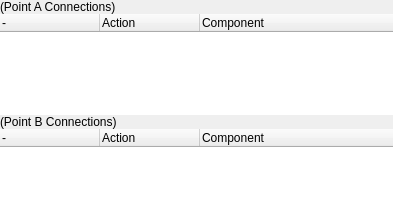
<?xml version="1.0" encoding="UTF-8"?>
<ui version="4.0">
 <class>Form</class>
 <widget class="QWidget" name="Form">
  <property name="geometry">
   <rect>
    <x>0</x>
    <y>0</y>
    <width>393</width>
    <height>210</height>
   </rect>
  </property>
  <property name="maximumSize">
   <size>
    <width>16777215</width>
    <height>300</height>
   </size>
  </property>
  <property name="windowTitle">
   <string>Form</string>
  </property>
  <layout class="QGridLayout" name="gridLayout">
   <property name="leftMargin">
    <number>0</number>
   </property>
   <property name="topMargin">
    <number>0</number>
   </property>
   <property name="rightMargin">
    <number>0</number>
   </property>
   <property name="bottomMargin">
    <number>0</number>
   </property>
   <property name="spacing">
    <number>0</number>
   </property>
   <item row="2" column="0">
    <widget class="QLabel" name="label">
     <property name="text">
      <string>(Point B Connections)</string>
     </property>
    </widget>
   </item>
   <item row="3" column="0">
    <widget class="QTreeWidget" name="treeWidget_2">
     <property name="maximumSize">
      <size>
       <width>16777215</width>
       <height>120</height>
      </size>
     </property>
     <property name="frameShape">
      <enum>QFrame::NoFrame</enum>
     </property>
     <property name="frameShadow">
      <enum>QFrame::Plain</enum>
     </property>
     <property name="rootIsDecorated">
      <bool>false</bool>
     </property>
     <property name="itemsExpandable">
      <bool>false</bool>
     </property>
     <property name="expandsOnDoubleClick">
      <bool>false</bool>
     </property>
     <column>
      <property name="text">
       <string>-</string>
      </property>
     </column>
     <column>
      <property name="text">
       <string>Action</string>
      </property>
     </column>
     <column>
      <property name="text">
       <string>Component</string>
      </property>
     </column>
    </widget>
   </item>
   <item row="1" column="0">
    <widget class="QTreeWidget" name="treeWidget">
     <property name="maximumSize">
      <size>
       <width>16777215</width>
       <height>140</height>
      </size>
     </property>
     <property name="frameShape">
      <enum>QFrame::NoFrame</enum>
     </property>
     <property name="frameShadow">
      <enum>QFrame::Plain</enum>
     </property>
     <property name="indentation">
      <number>0</number>
     </property>
     <property name="rootIsDecorated">
      <bool>false</bool>
     </property>
     <property name="itemsExpandable">
      <bool>false</bool>
     </property>
     <property name="expandsOnDoubleClick">
      <bool>false</bool>
     </property>
     <attribute name="headerVisible">
      <bool>true</bool>
     </attribute>
     <attribute name="headerMinimumSectionSize">
      <number>0</number>
     </attribute>
     <attribute name="headerStretchLastSection">
      <bool>true</bool>
     </attribute>
     <column>
      <property name="text">
       <string>-</string>
      </property>
     </column>
     <column>
      <property name="text">
       <string>Action</string>
      </property>
     </column>
     <column>
      <property name="text">
       <string>Component</string>
      </property>
     </column>
    </widget>
   </item>
   <item row="0" column="0">
    <widget class="QLabel" name="label_2">
     <property name="text">
      <string>(Point A Connections)</string>
     </property>
    </widget>
   </item>
  </layout>
 </widget>
 <resources/>
 <connections/>
</ui>
